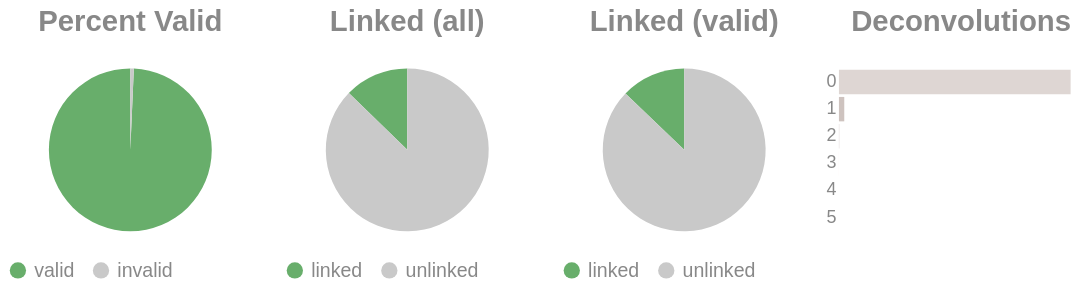

Write notebook code for a chart like this one.
### Code cell
if SKIPLR:
    pass
else:
    clash = Counter()
    for i in valids['molecule'].to_list():
        _mol = i.split("-")
        if len(_mol) == 1:
            clash.update('0')
        else:
            clash.update(_mol[-1])

    _d = {"deconvolutions": [], 'count': []}
    for k,v in clash.items():
        _d['deconvolutions'].append(k)
        _d['count'].append(v)

    tot_valid = valids['reads'].sum()
    mask = valids['reads'] >= 2
    n_linked_reads = valids.filter(mask)['reads'].sum()
    if n_linked_reads == 0:
        print_html("No linked molecules (>=2 reads) were detected; skipping linked-only distributions.")
        SKIPLR = True
    else:
        perc_valid = round(tot_valid / n_reads, 4)
        linked_perc_abs = round(n_linked_reads / n_reads, 4)
        linked_perc = round(n_linked_reads / tot_valid, 4)

    _valid = pl.DataFrame({"valids": ['valid', 'invalid'], "count": [tot_valid, n_reads - tot_valid]})
    _linked_abs = pl.DataFrame({"linked (absolute)": ['linked', 'unlinked'], "count": [n_linked_reads, n_reads - n_linked_reads]})
    _linked_rel = pl.DataFrame({"linked (valids)": ['linked', 'unlinked'], "count": [n_linked_reads, tot_valid - n_linked_reads]})

    (
        alt.hconcat(
            piechart(_valid, goodval = 'valid', title = "Percent Valid"),
            piechart(_linked_abs, goodval = "linked", title =  "Linked (all)"),
            piechart(_linked_rel, goodval = "linked", title =  "Linked (valid)"),
            convolutionbar(pl.DataFrame(_d), title = "Deconvolutions"),
            center = True,
            bounds = 'flush'
        )
        .resolve_scale(color='independent')
        .resolve_legend('independent')
        .properties(usermeta={'embedOptions': {"actions": False}})
    ).display()

### Figure 1 — Vega-Lite specification as saved in the notebook (floating-point values rounded to 4 significant figures)
{"width": "container", "height": 400, "config": {"title": {"anchor": "start", "dy": -15, "fontSize": 18, "color": "#888888", "subtitleColor": "#888888", "subtitleFontSize": 14}, "arc": {"fill": "#0072B2"}, "axis": {"domainColor": "#888888", "domainWidth": 0.5, "gridWidth": 0.2, "grid": false, "titleFontWeight": 400, "titleFontSize": 15, "labelFontSize": 11, "labelColor": "#888888", "tickColor": "#888888", "tickWidth": 0.2, "titleColor": "#888888"}, "axisBand": {"grid": false}, "axisX": {"grid": true, "tickSize": 10, "domainCap": "round"}, "axisY": {"domain": false, "grid": true, "tickSize": 0, "domainCap": "round"}, "background": "transparent", "header": {"labelFontSize": 15, "labelColor": "#888888", "titleFontSize": 15, "titleFontWeight": 600, "titleColor": "#888888"}, "legend": {"labelFont": "sans-serif", "labelFontSize": 12, "labelColor": "#888888", "symbolSize": 100, "symbolType": "circle", "titleFontSize": 12, "titlePadding": 10, "titleColor": "#888888", "title": null}, "range": {"category": ["#E69F00", "#56B4E9", "#009E73", "#F0E442", "#0072B2", "#D55E00", "#CC79A7", "#000000"], "diverging": ["#cfe8f3", "#a2d4ec", "#73bfe2", "#46abdb", "#1696d2", "#12719e"]}, "area": {"fill": "#0072B2", "fillOpacity": 0.7, "line": true, "strokeOpacity": 0.7}, "line": {"color": "#0072B2", "stroke": "#0072B2", "strokeWidth": 2}, "trail": {"color": "#0072B2", "stroke": "#0072B2", "strokeWidth": 0, "size": 1}, "point": {"filled": true, "fillOpacity": 1.0, "size": 95}, "text": {"color": "#888888", "fontSize": 11, "align": "right", "fontWeight": 400, "size": 11}, "bar": {"fill": "#0072B2", "stroke": null}, "view": {"stroke": null, "continuousWidth": 660, "continuousHeight": 400}}, "hconcat": [{"data": {"name": "data-eb809f65d005a6028ecf29d16919e649"}, "mark": {"type": "arc"}, "encoding": {"color": {"field": "valids", "legend": {"orient": "bottom", "title": null}, "scale": {"domain": ["valid", "invalid"], "range": ["#68ae6b", "#C9C9C9"]}, "title": "Valids", "type": "nominal"}, "theta": {"field": "count", "type": "quantitative"}, "tooltip": [{"field": "valids", "title": "Valids", "type": "ordinal"}, {"field": "percent", "format": ".2%", "title": "Percent", "type": "quantitative"}, {"field": "count", "title": "Count", "type": "quantitative"}]}, "height": 100, "title": {"text": "Percent Valid", "align": "center", "anchor": "middle"}, "transform": [{"calculate": "datum.count / 1890387", "as": "percent"}], "width": 150}, {"data": {"name": "data-b0d167834cf285151d12aeffe90592f7"}, "mark": {"type": "arc"}, "encoding": {"color": {"field": "linked (absolute)", "legend": {"orient": "bottom", "title": null}, "scale": {"domain": ["linked", "unlinked"], "range": ["#68ae6b", "#C9C9C9"]}, "title": "Linked (Absolute)", "type": "nominal"}, "theta": {"field": "count", "type": "quantitative"}, "tooltip": [{"field": "linked (absolute)", "title": "Linked (Absolute)", "type": "ordinal"}, {"field": "percent", "format": ".2%", "title": "Percent", "type": "quantitative"}, {"field": "count", "title": "Count", "type": "quantitative"}]}, "height": 100, "title": {"text": "Linked (all)", "align": "center", "anchor": "middle"}, "transform": [{"calculate": "datum.count / 1890387", "as": "percent"}], "width": 150}, {"data": {"name": "data-50e0e8f43e9cdabfe17c857e06c43144"}, "mark": {"type": "arc"}, "encoding": {"color": {"field": "linked (valids)", "legend": {"orient": "bottom", "title": null}, "scale": {"domain": ["linked", "unlinked"], "range": ["#68ae6b", "#C9C9C9"]}, "title": "Linked (Valids)", "type": "nominal"}, "theta": {"field": "count", "type": "quantitative"}, "tooltip": [{"field": "linked (valids)", "title": "Linked (Valids)", "type": "ordinal"}, {"field": "percent", "format": ".2%", "title": "Percent", "type": "quantitative"}, {"field": "count", "title": "Count", "type": "quantitative"}]}, "height": 100, "title": {"text": "Linked (valid)", "align": "center", "anchor": "middle"}, "transform": [{"calculate": "datum.count / 1877339", "as": "percent"}], "width": 150}, {"data": {"name": "data-364f09254183deb3f3715614f4562572"}, "mark": {"type": "bar"}, "encoding": {"color": {"field": "deconvolutions", "legend": null, "scale": {"scheme": "lightgreyred"}, "type": "nominal"}, "tooltip": [{"field": "deconvolutions", "title": "Deconvolutions", "type": "ordinal"}, {"field": "percent", "format": ".2%", "title": "Percent", "type": "quantitative"}, {"field": "count", "title": "Count", "type": "quantitative"}], "x": {"axis": null, "field": "count", "type": "quantitative"}, "y": {"field": "deconvolutions", "sort": "ascending", "title": null, "type": "nominal"}}, "height": 100, "title": {"text": "Deconvolutions", "align": "center", "anchor": "middle"}, "transform": [{"calculate": "datum.count / 1747681", "as": "percent"}], "width": 150}], "bounds": "flush", "center": true, "resolve": {"legend": {"angle": "independent"}, "scale": {"color": "independent"}}, "usermeta": {"embedOptions": {"actions": false}}, "$schema": "https://vega.github.io/schema/vega-lite/v6.1.0.json", "datasets": {"data-eb809f65d005a6028ecf29d16919e649": [{"valids": "valid", "count": 1877339}, {"valids": "invalid", "count": 13048}], "data-b0d167834cf285151d12aeffe90592f7": [{"linked (absolute)": "linked", "count": 240594}, {"linked (absolute)": "unlinked", "count": 1649793}], "data-50e0e8f43e9cdabfe17c857e06c43144": [{"linked (valids)": "linked", "count": 240594}, {"linked (valids)": "unlinked", "count": 1636745}], "data-364f09254183deb3f3715614f4562572": [{"deconvolutions": "0", "count": 1706605}, {"deconvolutions": "1", "count": 39286}, {"deconvolutions": "2", "count": 1665}, {"deconvolutions": "3", "count": 115}, {"deconvolutions": "4", "count": 9}, {"deconvolutions": "5", "count": 1}]}}
